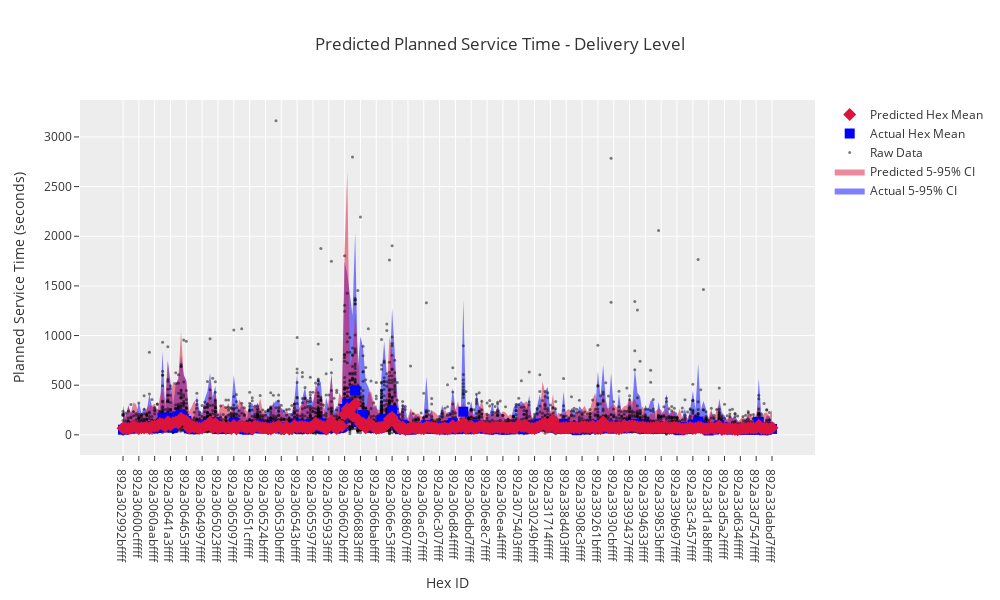

Notebook cell for this chart:
### Markdown cell above
### Delivery Level Plot

### Code cell
fig = go.Figure()

# Add the variation envelope
pos_std_actual = pos_std_actual.sort_index()
neg_std_actual = neg_std_actual.sort_index()
fig.add_trace(
    go.Scatter(
        x=pos_std_actual.index,
        y=pos_std_actual,
        mode="lines",
        line=dict(color="blue", width=0),
        name="Actual 95% CI",
        showlegend=False,
    )
)

fig.add_trace(
    go.Scatter(
        x=neg_std_actual.index,
        y=neg_std_actual,
        fill="tonexty",
        line=dict(color="blue", width=0),
        name="Actual 95% CI"
    )
)


# Add the predicted variation envelope
pos_std_pred = y_pred["+ std"].sort_index()
neg_std_pred = y_pred["- std"].sort_index()
fig.add_trace(
    go.Scatter(
        x=pos_std_pred.index,
        y=pos_std_pred,
        mode="lines",
        line=dict(color="crimson", width=0),
        name="Predicted 95% CI",
        showlegend=False,
    )
)

fig.add_trace(
    go.Scatter(
        x=neg_std_pred.index,
        y=neg_std_pred,
        fill="tonexty",
        line=dict(color="crimson", width=0),
        name="Predicted 95% CI",
    )
)



# create the actual
y_actual = y_actual.sort_index()
fig.add_trace(
    go.Scatter(
        x=y_actual.index,
        y=y_actual["planned_service_time"],
        mode="markers",
        name="Raw Data",
        marker=dict(color="black", size=3, opacity=0.5),
    )
)

# add the actual mean
fig.add_trace(
    go.Scatter(
        x=mean_actual.index,
        y=mean_actual.values,
        mode="markers",
        marker=dict(color="blue", size=10, opacity=1, symbol="square"),
        name="Actual Hex Mean",
    )
)



# sort values
y_pred = y_pred.sort_index()
fig.add_trace(
    go.Scatter(
        x=y_pred.index,
        y=y_pred["planned_service_time"],
        mode="markers",
        marker=dict(color="crimson", size=10, opacity=1, symbol="diamond"),
        name="Predicted Hex Mean",
    )
)


fig.update_layout(
    template="ggplot2",
    title="Predicted Planned Service Time - Delivery Level",
    xaxis_title="Hex ID",
    yaxis_title="Planned Service Time (seconds)",
    height=600,
    width=1000,

)

### Figure 1 — Plotly figure (JSON) as saved in the notebook; plotly's stock layout.template omitted (floating-point values rounded to 4 significant figures; data arrays with more than 128 entries replaced by an {"elided": "..."} marker saying what was removed)
{"data": [{"line": {"color": "blue", "width": 0}, "mode": "lines", "name": "Actual 95% CI", "showlegend": false, "type": "scatter", "x": {"elided": "247 str values"}, "y": {"elided": "247 float values"}}, {"fill": "tonexty", "line": {"color": "blue", "width": 0}, "name": "Actual 5-95% CI", "type": "scatter", "x": {"elided": "247 str values"}, "y": {"elided": "247 float values"}}, {"line": {"color": "crimson", "width": 0}, "mode": "lines", "name": "Predicted 95% CI", "showlegend": false, "type": "scatter", "x": {"elided": "247 str values"}, "y": {"elided": "247 float values"}}, {"fill": "tonexty", "line": {"color": "crimson", "width": 0}, "name": "Predicted 5-95% CI", "type": "scatter", "x": {"elided": "247 str values"}, "y": {"elided": "247 float values"}}, {"marker": {"color": "black", "opacity": 0.5, "size": 3}, "mode": "markers", "name": "Raw Data", "type": "scatter", "x": {"elided": "7503 str values"}, "y": {"elided": "7503 float values"}}, {"marker": {"color": "blue", "opacity": 1, "size": 10, "symbol": "square"}, "mode": "markers", "name": "Actual Hex Mean", "type": "scatter", "x": {"elided": "247 str values"}, "y": {"elided": "247 float values"}}, {"marker": {"color": "crimson", "opacity": 1, "size": 10, "symbol": "diamond"}, "mode": "markers", "name": "Predicted Hex Mean", "type": "scatter", "x": {"elided": "247 str values"}, "y": {"elided": "247 float values"}}], "layout": {"height": 600, "title": {"text": "Predicted Planned Service Time - Delivery Level"}, "width": 1000, "xaxis": {"title": {"text": "Hex ID"}}, "yaxis": {"title": {"text": "Planned Service Time (seconds)"}}}}
